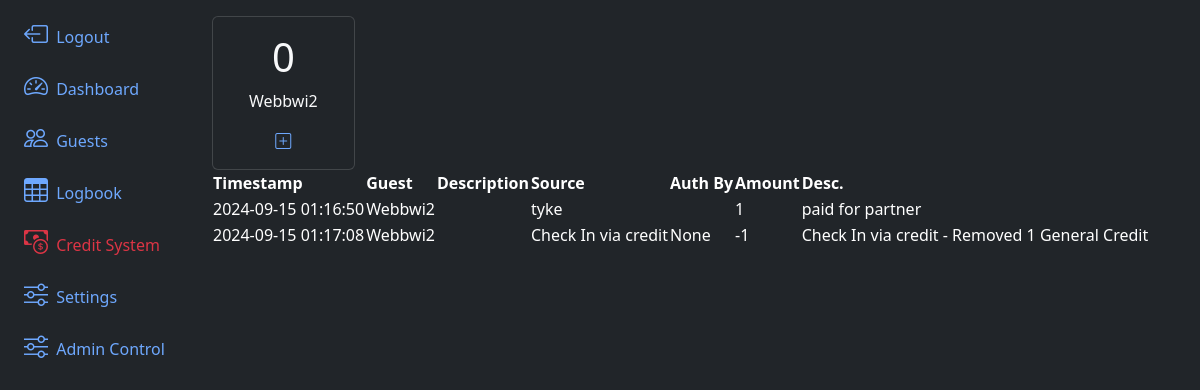
The app's page /credits/ with its own data.
### app/models.py (models this page shows, shortened)
@dataclass
class GuestCredit(db.Model):
    id:int = db.Column(db.Integer, primary_key=True)
    lastUpdate = db.Column(db.DateTime(timezone=True), server_default=None)
    guest_id = db.Column(db.Integer, db.ForeignKey('guest.id'), nullable=False)
    generalAmount:int  = db.Column(db.Integer, nullable=False, default=0)
    specialEventAmount:int  = db.Column(db.Integer, nullable=False, default=0)
    privateSessionAmount:int  = db.Column(db.Integer, nullable=False, default=0)

@dataclass
class Guest(db.Model, UserMixin):
    id:int = db.Column(db.Integer, primary_key=True)
    uuid:str  = db.Column(db.String, unique=True, name="uuid")
    fetUsername:str  = db.Column(db.String(100) )
    name:str  = db.Column(db.String(100), nullable=False)
    email:str  = db.Column(db.String(200), unique=True, nullable=False)
    phone:str  = db.Column(db.String(20))
    checkin_blocked:bool = db.Column(db.Boolean(), default=False)
    password:str  = db.Column(db.String(255))
    allow_qrcode_refresh:bool = db.Column(db.Boolean(), default=True)
    roles = db.relationship('Role', backref=db.backref('guests'), secondary=guest_role)
    termsCheck:bool = db.Column(db.Boolean(), default=False)
    termsDate = db.Column(db.DateTime(timezone=True), server_default=None)
    credit = db.relationship('GuestCredit',backref='guest')
    logbook = db.relationship('Guestlog', backref='guest')
    lastVisit = db.Column(db.DateTime(timezone=True), server_default=None)
    lastCheckOut = db.Column(db.DateTime(timezone=True), server_default=None)
    created_at = db.Column(db.DateTime(timezone=True), server_default=func.now())

@dataclass
class CreditTransactionLog(db.Model):
    id:int = db.Column(db.Integer, primary_key=True)
    timestamp = db.Column(db.DateTime(timezone=True), server_default=func.now())
    guest = db.Column(db.Integer,  db.ForeignKey('guest.id'), nullable=False)
    authorizedSource:str  = db.Column(db.String(100), nullable=False)
    authorizedBy  = db.Column(db.Integer, db.ForeignKey('guest.id'))
    generalAmountChange:int  = db.Column(db.Integer, nullable=False)
    specialEventAmountChange:int  = db.Column(db.Integer, nullable=False)
    privateSessionAmountChange:int  = db.Column(db.Integer, nullable=False)
    description:str  = db.Column(db.String(200), nullable=False)

### app/routes.py (the view)
@app.route('/credits/', methods=['GET', 'POST'])
def credits():
    return render_template('credits.html', guests=Guest.query.all(), guestCreds=GuestCredit.query.all(), guestCreditLog=CreditTransactionLog.query.all())

### app/__init__.py (called while the page is built)
@app.template_filter('not_check_role_skip_payment_at_checkin')
def not_check_role_skip_payment_at_checkin(guest):
    return not any(x.skip_payment_at_checkin == True for x in guest.roles)

### app/templates/credits.html
{% extends 'layout.html' %}
{% block content %}
<div>
    <div class="row row-cols-2 row-cols-sm-2 row-cols-md-3 row-cols-lg-4 row-cols-xl-6 g-4">
        {% for creds in guestCreds %}
            {% if creds.guest | not_check_role_skip_payment_at_checkin %}
            <div class="col">
                <div class="card text-center bg-dark text-light">
                    <div class="card-body">
                        <h1 class="card-title">{{ creds.generalAmount }}</h1>
                        <p class="card-text">{{ creds.guest.fetUsername }}</p>
                        <a href="/guestCredit/{{creds.guest.id}}" class="m-2 p-3"><i class="bi bi-plus-square"></i></a>
                    </div>
                </div>
            </div>
            {% endif %}
        {% endfor %}
    </div>
    <table class="table-dark rounded-3 overflow-hidden " data-toggle="table" data-search="true">
        <thead>
            <tr>
                <th data-sortable="true" scope="col">Timestamp</th>
                <th data-sortable="true" scope="col">Guest</th>
                <th data-sortable="true" scope="col">Description</th>
                <th data-sortable="true" scope="col">Source</th>
                <th data-sortable="true" scope="col">Auth By</th>
                <th data-sortable="true" scope="col">Amount</th>
                <th data-sortable="true" scope="col">Desc.</th>
            </tr>
        </thead>
        <tbody>
            {% for logItem in guestCreditLog %}
            <tr>
                <td scope="row">{{ logItem.timestamp }}</td>
                <td scope="row">{{ guests[logItem.guest].fetUsername }}</td>
                <td scope="row">{{ guests[logItem.guest].description }}</td>
                <td scope="row">{{ logItem.authorizedSource }}</td>
                <td scope="row">{% if logItem.authorizedBy%}{{ guests[logItem.authorizedBy].role }}{%else%}None {% endif %}</td>
                <td scope="row">{{ logItem.generalAmountChange }}</td>
                <td scope="row">{{ logItem.description }}</td>
            </tr>
            {% endfor %}
        </tbody>
    </table>
</div>
{% endblock content %}

### records on screen
GuestCredit: generalAmount "0", guest.fetUsername "Webbwi2"
CreditTransactionLog: timestamp "2024-09-15 01:16:50", guest.fetUsername "Webbwi2", authorizedSource "tyke", generalAmountChange "1", description "paid for partner"
CreditTransactionLog: timestamp "2024-09-15 01:17:08", guest.fetUsername "Webbwi2", authorizedSource "Check In via credit", shows "None", generalAmountChange "-1", description "Check In via credit - Removed 1 General Credit"
